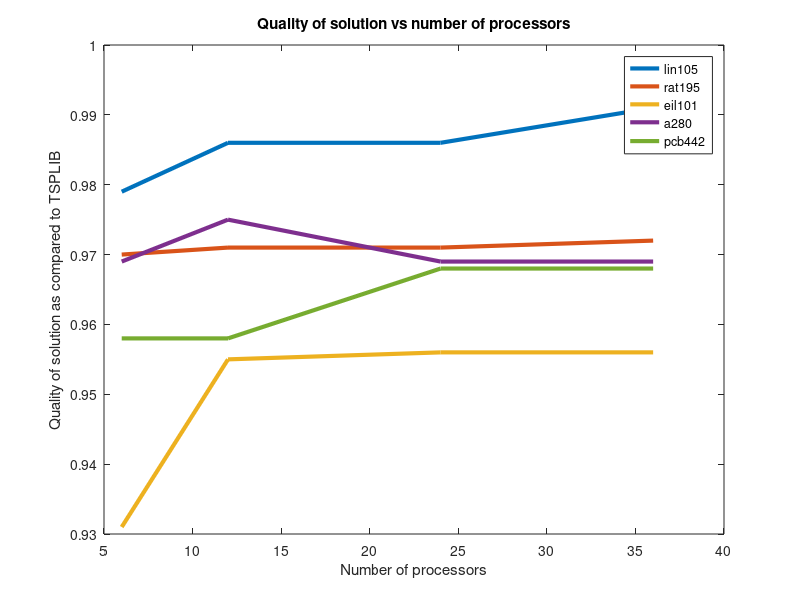

Write MATLAB code to recreate this figure.
nodes_6 = [9.584 19.818, 34.242,  27.387 87.365 215.118];
nodes_12 = [12.411 16.628 36.882,  87.377 77.012 267.311];
nodes_24 = [23.169, 25.377, 47.864, 82.388 107.225 521.990];

size1 = [101 105 195  280 443 1002];


nodes_36 = [32.319 41.669, 57.463  89.923 114.202];
size2 = [101 105 195  280 443];


h=plot(size1, nodes_6, size1, nodes_12, size1, nodes_24, size2, nodes_36,size1, 1/5*size1,'--');
xlabel('Problem Size');
ylabel('Run time/sec');
title('Run time vs Problem size');
set(h, 'linewidth',3);
legend('6 nodes','12 ndoes', '24 nodes', '36 nodes','reference 1/5*problemSize');



Mat = [nodes_6; nodes_12; nodes_24; nodes_36 0];



quality = [0.979, 0.986,0.986,0.991;
    0.970 0.971 0.971 0.972
    0.931 0.955 0.956 0.956
    0.969 0.975 0.969 0.969
    0.958 0.958 0.968 0.968]
node_s = [6, 12,24,36];

h=plot(node_s, quality(1,:),node_s, quality(2,:),node_s, quality(3,:),node_s, quality(4,:),node_s, quality(5,:));
xlabel('Number of processors');
ylabel('Quality of solution as compared to TSPLIB');
title('Quality of solution vs number of processors');
set(h, 'linewidth',3);
legend('lin105','rat195','eil101','a280','pcb442');

